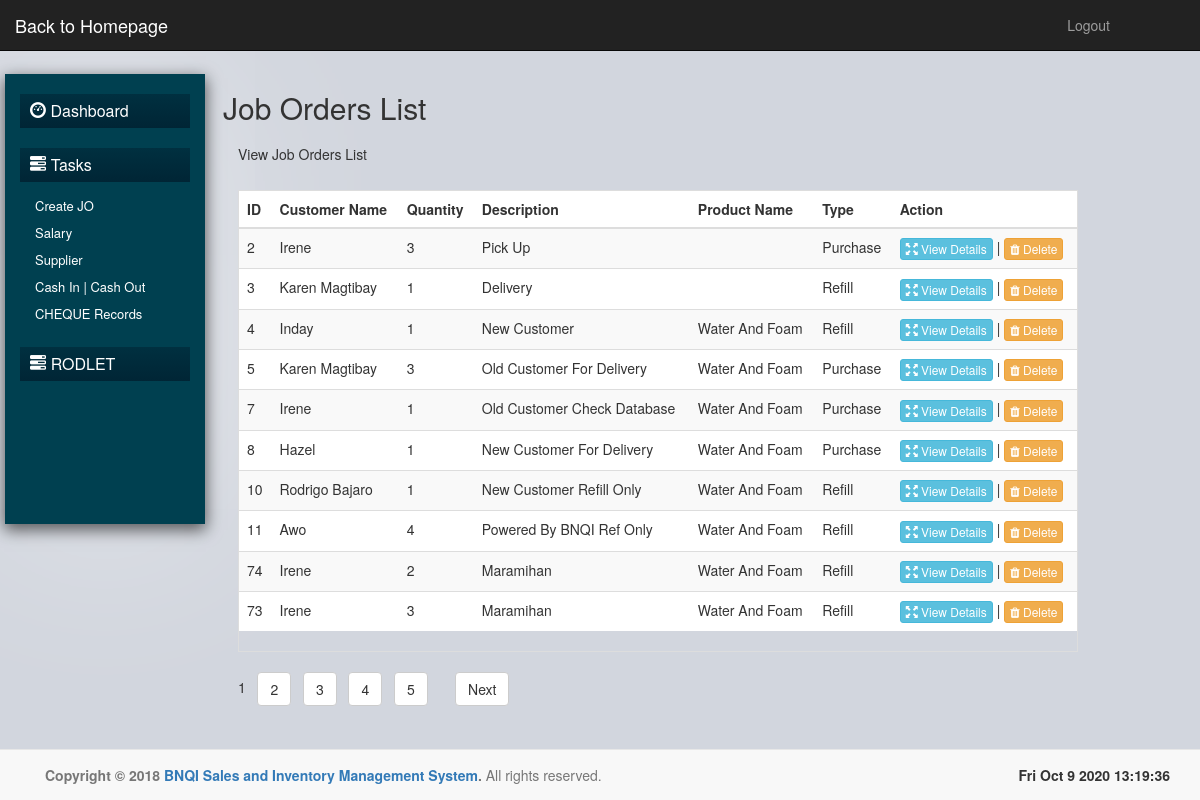
Screenshot of /pages/joborders.php with the database file from the repository.
### tables this page shows
CREATE TABLE IF NOT EXISTS `job_orders` (
  `id` int(11) NOT NULL AUTO_INCREMENT,
  `cust_name` varchar(255) DEFAULT NULL,
  `company` varchar(255) DEFAULT NULL,
  `qty` int(11) DEFAULT NULL,
  `description` varchar(255) DEFAULT NULL,
  `pname` varchar(255) DEFAULT NULL,
  `address` varchar(255) DEFAULT NULL,
  `jo_type` varchar(255) DEFAULT NULL,
  `cust_id` int(11) DEFAULT NULL,
  `amount` decimal(11,2) DEFAULT NULL,
  `mobile` varchar(25) DEFAULT NULL,
  `contact` varchar(25) DEFAULT NULL,
  `date_ginawa` datetime DEFAULT NULL,
  `term` varchar(255) DEFAULT NULL,
  `tin` varchar(255) DEFAULT NULL,
  `po` varchar(255) DEFAULT NULL,
  PRIMARY KEY (`id`)
);

### pages/joborders.php (the view, shortened to what this page needs)
<?php
include '../connection/db.php';
include 'includes/jopagination.php';
?>
<!DOCTYPE html>
<html>
<head>
	<?php include 'includes/head.php'; ?>
</head>
<body>
<?php include 'includes/nav.php'; ?>
<?php include 'includes/acordian.php'; ?>
<div class="col-md-9">
	<div class="">
		<h2>Job Orders List</h2>
	</div>
	<div>
		<div class="panel-heading">View Job Orders List
		</div>
		<div class="panel-body">
			<div class="table table-bordered">
				<table width="100%" class="table table-striped">
					<thead>
						<tr>
							<th>ID</th>
							<th>Customer Name</th>
							<th>Quantity</th>
							<th>Description</th>
							<th>Product Name</th>
							<th>Type</th>
							<th>Action</th>
						</tr>
					</thead>
					<tbody>
					<?php while ($r = $nquery->fetch_array()) {  ?>
						<tr id="<?php echo $r['id'];?>">
							<td data-target="job_id"><?php echo $r['id']; ?></td>
							<td data-target="cust_name" style="text-transform:capitalize;"><?php echo $r['cust_name']; ?></td>
							<td data-target="qty" style="text-transform:capitalize;"><?php echo $r['qty']; ?></td>
							<td data-target="description" style="text-transform:capitalize;"><?php echo $r['description']; ?></td>
							<td data-target="pname" class="" style="text-transform:capitalize;"><?php echo $r['pname']; ?></td>
							<td data-target="jtype" style="text-transform:capitalize;"><?php echo $r['jo_type']; ?></td>
							<td><button type="button"  name="edit" data-id="<?php echo $r['id']; ?>" class="btn btn-info btn-xs edit_jlist" data-toggle="modal" data-target="#edit_modal"><i class="glyphicon glyphicon-fullscreen"></i> View Details</button> | <button type="button"  name="delete" id="<?php echo $r['id']; ?>" class="btn btn-warning btn-xs delete_jlist"><i class="fa fa-trash"></i> Delete</button></td>
						</tr>
					<?php } ?>
					</tbody>
				</table>
			</div>
			<div class="pagination_controls"><?php echo $paginationCtrls; ?></div>
		</div>
	</div>
</div>
<?php include 'includes/footer.php'; ?>
</body>
</html>

### pages/css/acordian2.css (style rules this page uses)
* { margin:0; padding:0; }
body { background: white; }

### pages/css/bnqi.css (style rules this page uses)
body { background: #d2d6de; }

### rows the page displays
job_orders: id "2", cust_name "Irene", qty "3", description "Pick Up", jo_type "Purchase"
job_orders: id "3", cust_name "Karen Magtibay", qty "1", description "Delivery", jo_type "Refill"
job_orders: id "4", cust_name "Inday", qty "1", description "New Customer", pname "Water And Foam", jo_type "Refill"
job_orders: id "5", cust_name "Karen Magtibay", qty "3", description "Old Customer For Delivery", pname "Water And Foam", jo_type "Purchase"
job_orders: id "7", cust_name "Irene", qty "1", description "Old Customer Check Database", pname "Water And Foam", jo_type "Purchase"
job_orders: id "8", cust_name "Hazel", qty "1", description "New Customer For Delivery", pname "Water And Foam", jo_type "Purchase"
job_orders: id "10", cust_name "Rodrigo Bajaro", qty "1", description "New Customer Refill Only", pname "Water And Foam", jo_type "Refill"
job_orders: id "11", cust_name "Awo", qty "4", description "Powered By BNQI Ref Only", pname "Water And Foam", jo_type "Refill"
job_orders: id "74", cust_name "Irene", qty "2", description "Maramihan", pname "Water And Foam", jo_type "Refill"
job_orders: id "73", cust_name "Irene", qty "3", description "Maramihan", pname "Water And Foam", jo_type "Refill"
